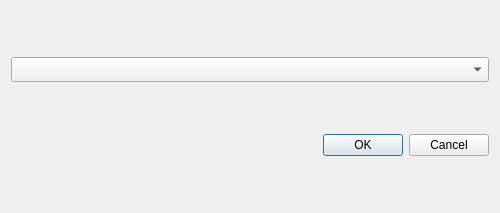
<?xml version="1.0" encoding="UTF-8"?>
<ui version="4.0">
 <class>Dialog</class>
 <widget class="QDialog" name="Dialog">
  <property name="geometry">
   <rect>
    <x>0</x>
    <y>0</y>
    <width>500</width>
    <height>213</height>
   </rect>
  </property>
  <property name="minimumSize">
   <size>
    <width>0</width>
    <height>0</height>
   </size>
  </property>
  <property name="windowTitle">
   <string>Dialog</string>
  </property>
  <layout class="QVBoxLayout" name="verticalLayout">
   <item>
    <widget class="QComboBox" name="sudokuSizeSelector">
     <property name="font">
      <font>
       <family>P052</family>
       <pointsize>12</pointsize>
      </font>
     </property>
     <property name="layoutDirection">
      <enum>Qt::LeftToRight</enum>
     </property>
     <property name="locale">
      <locale language="English" country="Canada"/>
     </property>
     <property name="placeholderText">
      <string>Select Sudoku Size</string>
     </property>
    </widget>
   </item>
   <item>
    <widget class="QDialogButtonBox" name="buttonBox">
     <property name="layoutDirection">
      <enum>Qt::LeftToRight</enum>
     </property>
     <property name="locale">
      <locale language="English" country="Canada"/>
     </property>
     <property name="orientation">
      <enum>Qt::Horizontal</enum>
     </property>
     <property name="standardButtons">
      <set>QDialogButtonBox::Cancel|QDialogButtonBox::Ok</set>
     </property>
     <property name="centerButtons">
      <bool>false</bool>
     </property>
    </widget>
   </item>
  </layout>
 </widget>
 <resources/>
 <connections>
  <connection>
   <sender>buttonBox</sender>
   <signal>accepted()</signal>
   <receiver>Dialog</receiver>
   <slot>accept()</slot>
   <hints>
    <hint type="sourcelabel">
     <x>248</x>
     <y>254</y>
    </hint>
    <hint type="destinationlabel">
     <x>157</x>
     <y>274</y>
    </hint>
   </hints>
  </connection>
  <connection>
   <sender>buttonBox</sender>
   <signal>rejected()</signal>
   <receiver>Dialog</receiver>
   <slot>reject()</slot>
   <hints>
    <hint type="sourcelabel">
     <x>316</x>
     <y>260</y>
    </hint>
    <hint type="destinationlabel">
     <x>286</x>
     <y>274</y>
    </hint>
   </hints>
  </connection>
 </connections>
</ui>
